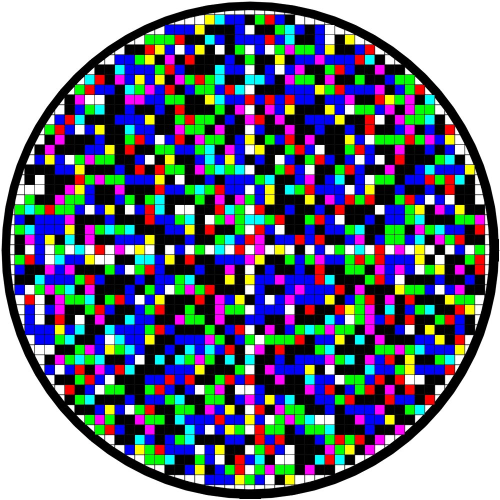
//> input picture color2dbarcodes/testimg/Austen2.jpg, 1000 x 1000 px, given in place of the camera (shown at 1/2 size)
$ ./main   (built with g++ and OpenCV 4)
//> lines starting //> are read from the running program, lines starting //| are printed output that depends on the picture; after the words box and inside, x2 and y2 are one past the last pixel; in counts of white or black regions, pixels touching at a corner belong together
#include <iostream>
#include <stdlib.h>
#include <opencv2/opencv.hpp>
#include <math.h>
#include "decoding.h"
#include <set>
#include <utility>
#include <chrono>
#include <ctime>
#include <thread>

using namespace std;
using namespace cv;
using namespace chrono;

#define MpixelB(image, x, y) ((uchar *)(((image).data)+(y)*((image).step)))[(x)*((image).channels())]
#define MpixelG(image, x, y) ((uchar *)(((image).data)+(y)*((image).step)))[(x)*((image).channels())+1]
#define MpixelR(image, x, y) ((uchar *)(((image).data)+(y)*((image).step)))[(x)*((image).channels())+2]


#define MASK (1<<5 | 1<<4 | 1<<3 | 1<<2 | 1<<1 | 1<<0)


/*********************************************************************************************
 * Compile with:
 * g++ -std=c++0x -o main -O3 main.cpp `pkg-config --libs --cflags opencv`
 * Execute webcam code:
 * ./main
 * Execute static code: for example
 * ./main ~/Downloads/abcde.jpg
*********************************************************************************************/

struct s_block
{
    int b;
    int g;
    int r;
};

struct s_color
{
    bool r;
    bool g;
    bool b;
};

struct s_blockinfo
{
    int width;
    int height;
};

static s_color b_colors[24] = {{false, false, false},
                        {true, true, true},
                        {false, false, true},
                        {true, true, true},
                        {false, true, false},
                        {true, true, true},
                        {false, true, true},
                        {true, true, true},
                        {true, false, false},
                        {true, true, true},
                        {true, false, true},
                        {true, true, true},
                        {true, true, false},
                        {true, true, true},
                        {false, false, false},
                        {true, true, true},
                        {false, false, true},
                        {true, true, true},
                        {false, true, false},
                        {true, true, true},
                        {false, true, true},
                        {true, true, true},
                        {true, false, false},
                        {true, true, true}};

static int numofblockinrow[23] = {4, 8, 10, 12, 13,
                                15, 16, 17, 18, 18,
                                19, 20, 20, 21, 21,
                                22, 22, 22, 22, 23,
                                23, 23, 23};

int getCircle(Mat colorImg, Vec3i& ccl);
int getAngle(Mat colorImg);
void rotateCircle(Mat colorImg, Vec3i ccl, int angle, Mat& affineImg);
int getUprightDownAngle(Mat affineImg, Vec3i ccl);
void relocateCenterofCircle(Mat affineImg, Vec3i& ccl, s_blockinfo& block);
void findOffsetPattern(Mat affineImg, Vec3i ccl, int* offset, int length, s_blockinfo block);
vector<char> translate(Mat affineImg, Vec3i ccl, int* offest, int length);
char decode(Mat affineImg, Point pt1, Point pt2);


void printpoint(Mat colorImg, Point pt)
{

    MpixelR(colorImg, pt.x, pt.y) = 255;
    MpixelG(colorImg, pt.x, pt.y) = 0;
    MpixelB(colorImg, pt.x, pt.y) = 0;

    //cout<<"pt=("<<pt.x<<", "<<pt.y<<")"<<endl;
}


Mat frame;//, image;
int main(int argc, char** argv)
{

    if(argc != 2) {
        cout<<"-----------start up the webcam!-----------"<<endl;
        VideoCapture cap;
        cap.open(0);
        if (!cap.isOpened())
        {
            cout << "Failed to open camera" << endl;
            return 0;
        }
        cout << "Opened camera" << endl;
        namedWindow("WebCam", 1);
        cap.set(CV_CAP_PROP_FRAME_WIDTH, 640);
        cap.set(CV_CAP_PROP_FRAME_HEIGHT, 480);
        cap >> frame;
//> frame is the input picture: 1000 rows x 1000 cols, CV_8UC3; mean B, G, R 131.5, 113.1, 107.2
        printf("frame size %d %d \n",frame.rows, frame.cols);
//| frame size 1000 1000
        int key=0;

        double fps=0.0;
        while (1){
            system_clock::time_point start = system_clock::now();
            cap >> frame;

            if( frame.empty() )
                break;

            /*  find a circle */
            Vec3i biggest_circle;
            int ret = getCircle(frame, biggest_circle);
            if(ret < 0)
            {
                cout<<"can't recognize the circle !!!!!"<<endl;
                continue;
            }
            circle(frame, Point(biggest_circle[0], biggest_circle[1]), biggest_circle[2], Scalar(0, 0, 255), 1, 8);

            /* get the angle */
            int angle= getAngle(frame);
            /* rotate the circle according to the theta */
            Mat affineImg;
            rotateCircle(frame, biggest_circle, angle, affineImg);

            /* detemine whether the circle is upright */
            angle = getUprightDownAngle(affineImg, biggest_circle);

            /* rotate circle in second time */
            rotateCircle(affineImg, biggest_circle, angle, affineImg);


            /* align the center of the circle */
            s_blockinfo blockinfo = {0 , 0};
            relocateCenterofCircle(affineImg, biggest_circle, blockinfo);
            printpoint(affineImg, Point(biggest_circle[0], biggest_circle[1]));

            /* find a pattern */
            int offset[23] = {0};
            findOffsetPattern(affineImg, biggest_circle, offset, 23, blockinfo);

            /* find the blocks contains the valid information  */
            vector<char> text = translate(affineImg, biggest_circle, offset, 23);
            // [5 lines of commented-out code are left out]
            cout<<endl;
            if(!text.empty())
            {
                std::chrono::milliseconds timespan(10000); // or whatever

                std::this_thread::sleep_for(timespan);
            }


            char printit[100];
            sprintf(printit,"%2.1f",fps);
            putText(frame, printit, cvPoint(10,30), FONT_HERSHEY_PLAIN, 2, cvScalar(255,255,255), 2, 8);
            imshow("WebCam", frame);
            key=waitKey(1);
            if(key==113 || key==27) return 0;//either esc or 'q'

            system_clock::time_point end = system_clock::now();
            double seconds = std::chrono::duration_cast<std::chrono::microseconds>(end - start).count();
            //fps = 1000000*10.0/seconds;
            fps = 1000000/seconds;
            cout << "frames " << fps << " seconds " << seconds << endl;

        }
        cout<<"scanning finished!"<<endl;
    }
    else if(argc == 2){
        /*  read an image */
        Mat colorImg = imread(argv[1], 1);
        if( colorImg.empty() )
        {
            printf(" fail to read image \n");
            exit(0);
        }

        /*  find a circle */
        Vec3i biggest_circle;
        int ret = getCircle(colorImg, biggest_circle);
        if(ret < 0)
        {
            cout<<"can't recognize the circle !!!!!"<<endl;
            exit(0);
        }

        //circle(colorImg, Point(biggest_circle[0], biggest_circle[1]), biggest_circle[2], Scalar(0, 0, 255), 5, 8);

        namedWindow("original", WINDOW_AUTOSIZE );
        imshow("original", colorImg);

        /* get the angle */
        int angle= getAngle(colorImg);
        //cout<<"first angle is "<<angle<<endl;
        /* rotate the circle according to the theta */
        Mat affineImg;
        rotateCircle(colorImg, biggest_circle, angle, affineImg);


        //namedWindow("first rotation", WINDOW_AUTOSIZE );
        //imshow("first rotation", affineImg);


        /* detemine whether the circle is upright */
        angle = getUprightDownAngle(affineImg, biggest_circle);
        //cout<<"second angle is "<<angle<<endl;

        /* rotate circle in second time */
        rotateCircle(affineImg, biggest_circle, angle, affineImg);


        /* align the center of the circle */
        s_blockinfo blockinfo = {0 , 0};
        relocateCenterofCircle(affineImg, biggest_circle, blockinfo);
        printpoint(affineImg, Point(biggest_circle[0], biggest_circle[1]));

        /* find a pattern */
        int offset[23] = {0};
        findOffsetPattern(affineImg, biggest_circle, offset, 23, blockinfo);

        /* find the blocks contains the valid information  */
        vector<char> text = translate(affineImg, biggest_circle, offset, 23);


        /* print text*/
        for(std::vector<char>::iterator it=text.begin(); it!=text.end(); it++)
        {
            cout<<*it;
        }
        cout<<endl;
        namedWindow("image", WINDOW_AUTOSIZE );
        imshow("image", affineImg);
    }

    waitKey(0);
    return 0;
}

/************************************************************************
*
* Function Description: get a circle
* Parameter Description:
* * coloImg : input image
* * ccl: output biggest circle
*
*************************************************************************/
int getCircle(Mat colorImg, Vec3i& ccl)
{
    Mat greyImg;
    cvtColor(colorImg, greyImg, CV_RGB2GRAY);
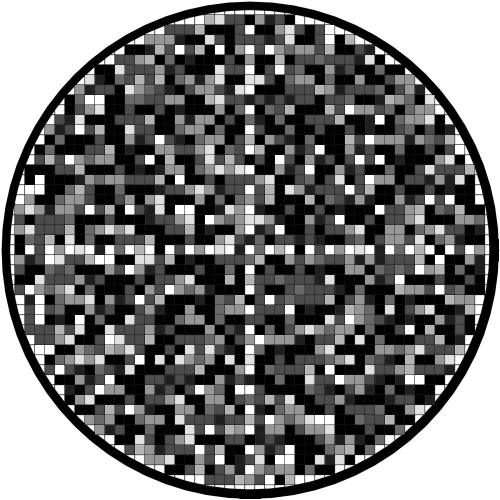
//> greyImg: 1000 rows x 1000 cols, CV_8UC1 (shown at 1/2 size); min 0, max 255, mean 118

    //medianBlur(greyImg, greyImg, 7);
    GaussianBlur(greyImg, greyImg, cv::Size(9, 9), 3, 3);
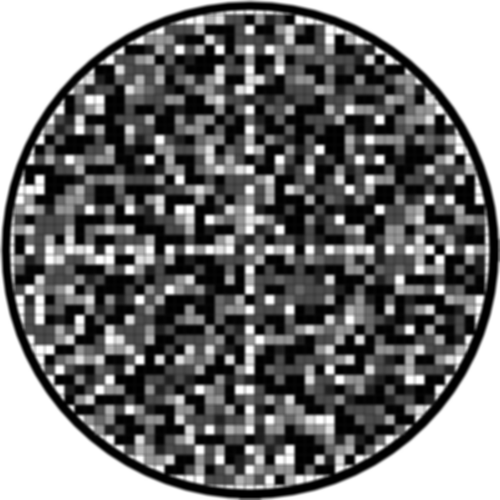
//> greyImg: 1000 rows x 1000 cols, CV_8UC1 (shown at 1/2 size); min 0, max 255, mean 117.9

    vector<Vec3f> circles;
    HoughCircles(greyImg, circles, CV_HOUGH_GRADIENT, 1, greyImg.rows/8, 200, 100, greyImg.rows/8, 0);
//> circles = 1 circle (x, y, radius): [498.5, 500.5, 495.6]
    if(circles.size() < 1)
    {
        return -1;
    }
    int circle_index = 0;
    int radius = 0;
    for( size_t i =0; i< circles.size(); i++)
    {
        Vec3i c = circles[i];
        if(i == 0 || c[2]>radius)
        {
            circle_index = i;
            radius = c[2];

        }
        //circle(colorImg, Point(c[0], c[1]), c[2], Scalar(0, 0, 255), 5, 8);
    }
//> this loop made 1 pass
//> (c, radius) on pass 1: ([498, 500, 496], 496)
//> after the loop, circle_index = 0; radius = 496
    ccl = circles[circle_index];
//> ccl = [498, 500, 496]
//> in main, `int ret = getCircle(frame, biggest_circle);`: ret = 1
//> in main, `circle(frame, Point(biggest_circle[0], biggest_circle[1]), biggest_cir..`:
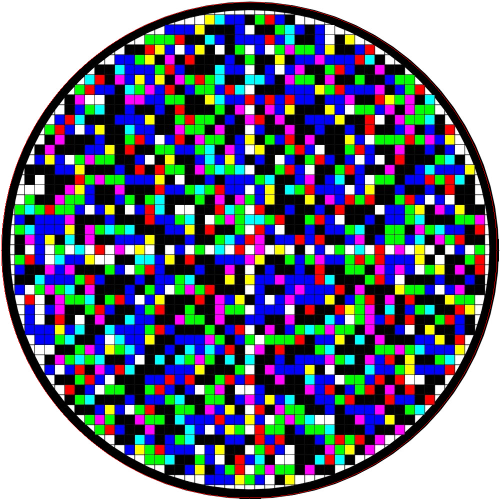
//> frame: 1000 rows x 1000 cols, CV_8UC3 (shown at 1/2 size); 0.28% of pixels changed, all inside (x1, y1, x2, y2) = (2, 4, 995, 997)
    // [10 lines of commented-out code are left out]
    return 1;
}


/************************************************************************
*
* Function Description: get the aligned angle
* Parameter Description:
* * coloImg : input image
* * return value: angle
*
*************************************************************************/
int getAngle(Mat colorImg)
{
    float angle = 0;
    Mat srcimgforline, dstimageforline, colorimgforline;
    srcimgforline = colorImg.clone();

    Canny( srcimgforline, dstimageforline, 50, 200, 3 );
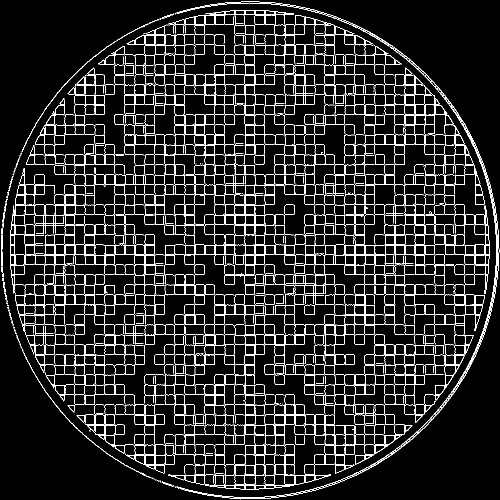
//> dstimageforline: 1000 rows x 1000 cols, CV_8UC1 (shown at 1/2 size); 8.6% white in thin lines or dots
    cvtColor( dstimageforline, colorimgforline, CV_GRAY2BGR );
//> colorimgforline: 1000 rows x 1000 cols, CV_8UC3; 8.6% white in thin lines or dots

    vector<Vec4i> lines;
    HoughLinesP( dstimageforline, lines, 1, CV_PI/180, 100, 200, 100 );
//> lines = 266 lines (x1, y1, x2, y2), first 8: [490, 996, 490, 3], [2, 490, 997, 490], [2, 508, 997, 508], [508, 996, 508, 3], [2, 510, 997, 510], [26, 649, 974, 649], [512, 549, 995, 549], [510, 996, 510, 3]
//> (the rest of the program and of its run is left out)
